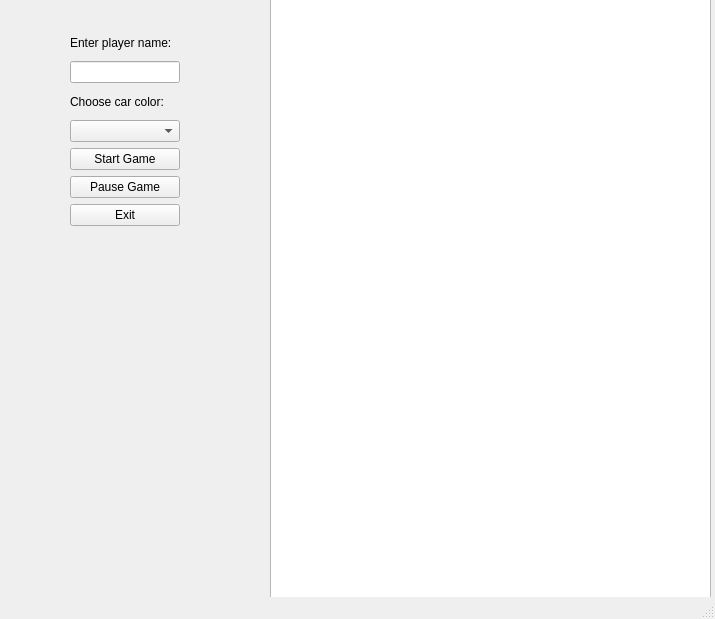
<?xml version="1.0" encoding="UTF-8"?>
<ui version="4.0">
 <class>MainWindow</class>
 <widget class="QMainWindow" name="MainWindow">
  <property name="geometry">
   <rect>
    <x>0</x>
    <y>0</y>
    <width>715</width>
    <height>619</height>
   </rect>
  </property>
  <property name="windowTitle">
   <string>MainWindow</string>
  </property>
  <widget class="QWidget" name="centralwidget">
   <widget class="QGraphicsView" name="graphicsView">
    <property name="geometry">
     <rect>
      <x>270</x>
      <y>-10</y>
      <width>441</width>
      <height>621</height>
     </rect>
    </property>
   </widget>
   <widget class="QWidget" name="">
    <property name="geometry">
     <rect>
      <x>70</x>
      <y>30</y>
      <width>110</width>
      <height>196</height>
     </rect>
    </property>
    <layout class="QVBoxLayout" name="verticalLayout">
     <item>
      <widget class="QLabel" name="label">
       <property name="text">
        <string>Enter player name:</string>
       </property>
      </widget>
     </item>
     <item>
      <widget class="QLineEdit" name="lineEdit"/>
     </item>
     <item>
      <widget class="QLabel" name="label_2">
       <property name="text">
        <string>Choose car color:</string>
       </property>
      </widget>
     </item>
     <item>
      <widget class="QComboBox" name="comboBox"/>
     </item>
     <item>
      <widget class="QPushButton" name="startButton">
       <property name="text">
        <string>Start Game</string>
       </property>
      </widget>
     </item>
     <item>
      <widget class="QPushButton" name="pauseButton">
       <property name="text">
        <string>Pause Game</string>
       </property>
      </widget>
     </item>
     <item>
      <widget class="QPushButton" name="quitButton">
       <property name="text">
        <string>Exit</string>
       </property>
      </widget>
     </item>
    </layout>
   </widget>
  </widget>
  <widget class="QMenuBar" name="menubar">
   <property name="geometry">
    <rect>
     <x>0</x>
     <y>0</y>
     <width>715</width>
     <height>21</height>
    </rect>
   </property>
  </widget>
  <widget class="QStatusBar" name="statusbar"/>
 </widget>
 <resources/>
 <connections/>
</ui>
